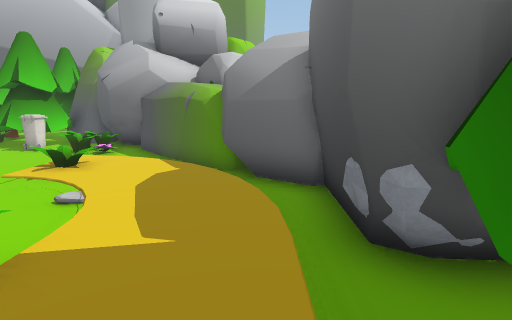
view 1 (above)

24 first-person views from a walk through a 3-D level made in the Unity game engine. The camera is 1.4 m above the floor, tilts 10° down and sees 80° across. The floor is counted in squares, 1 m on a side. Each view is taken from the middle of a square. On the plan, view 1 faces up. The plan holds only what a view shows up to about 14 squares ahead; the rest is blank. The place goes on beyond the plan. The player character is not drawn. Some surface patterns are stand-ins.

view 2
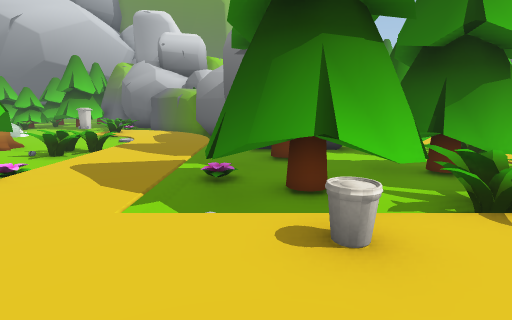

view 3
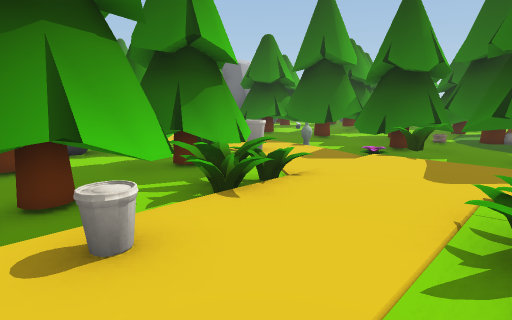

view 4
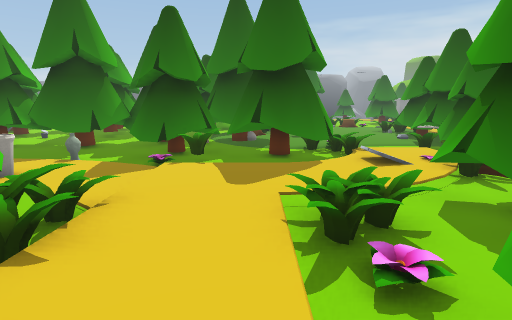

view 5
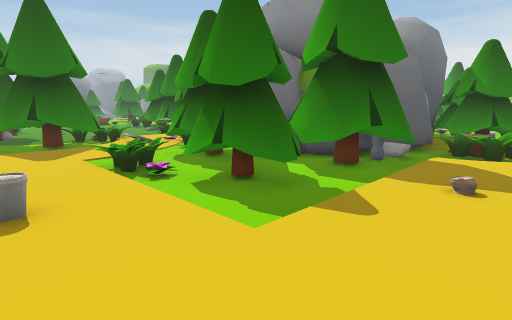

view 6
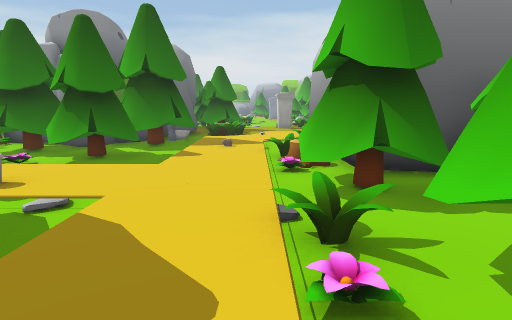

view 7
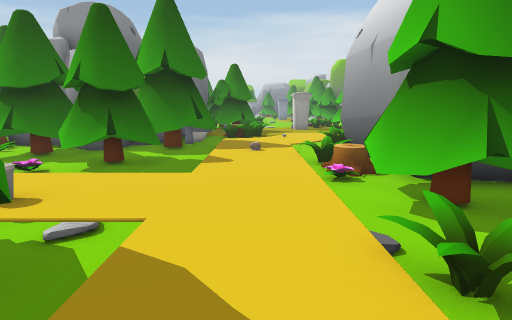

view 8
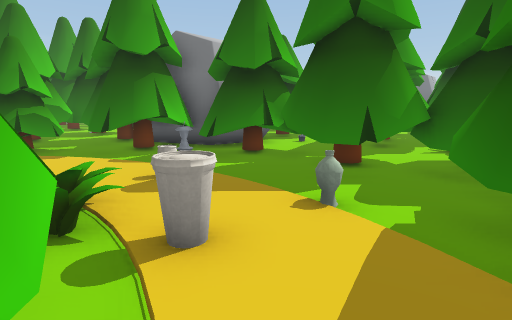

view 9
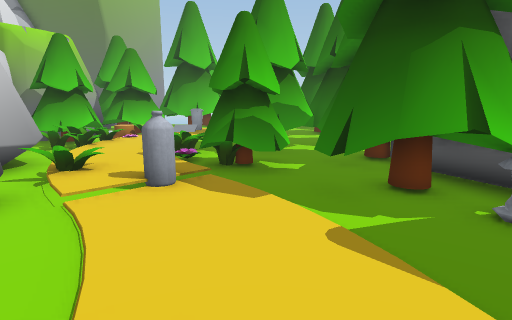

view 10
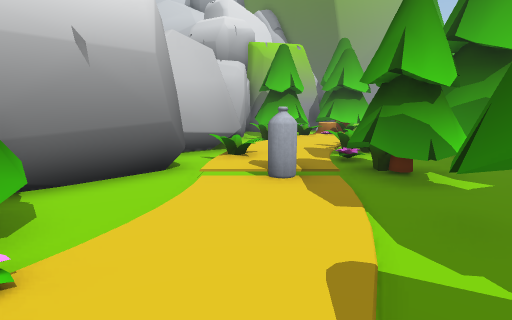

view 11
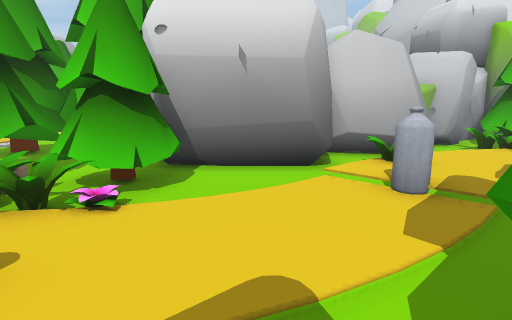

view 12
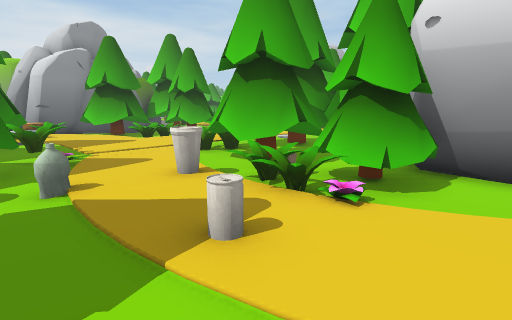

view 13
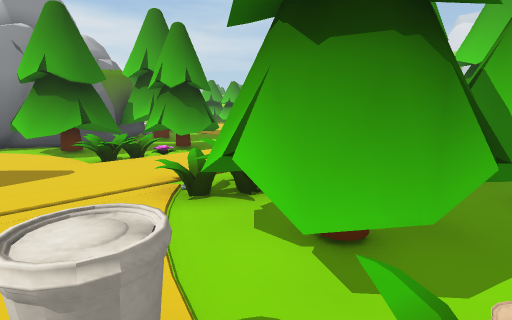

view 14
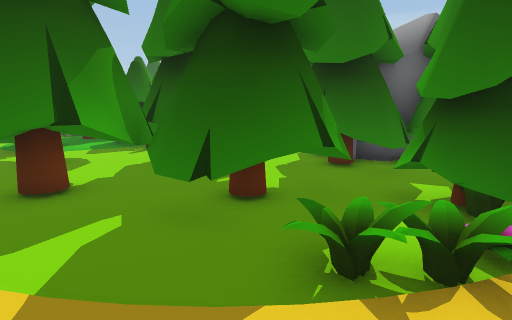

view 15
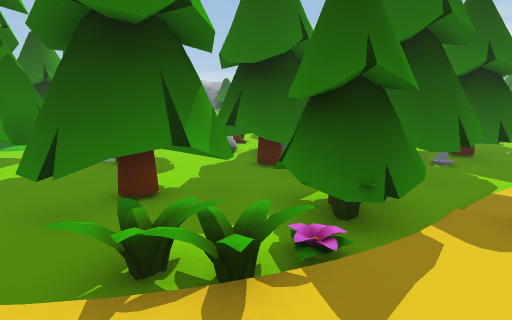

view 16
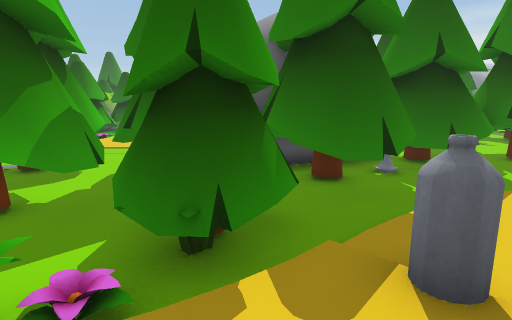

view 17
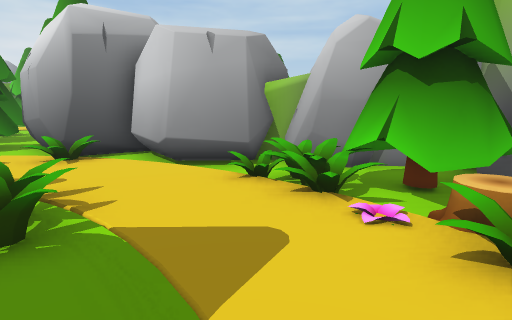

view 18
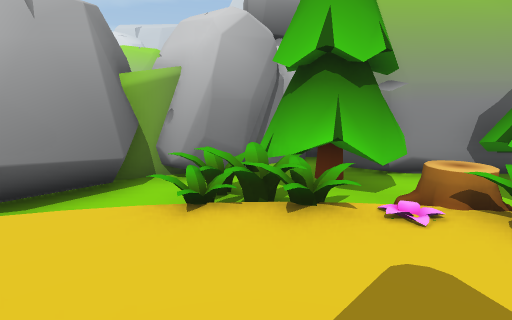

view 19
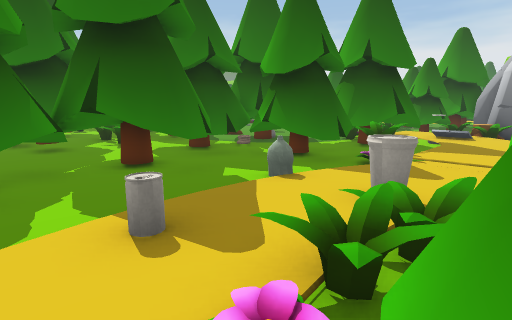

view 20
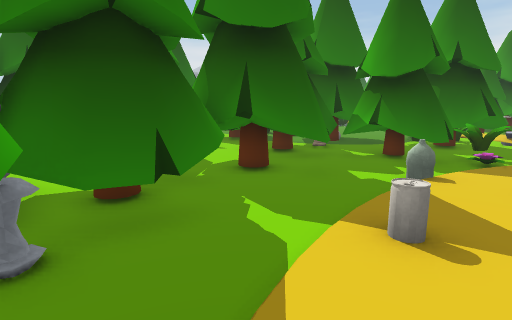

view 21
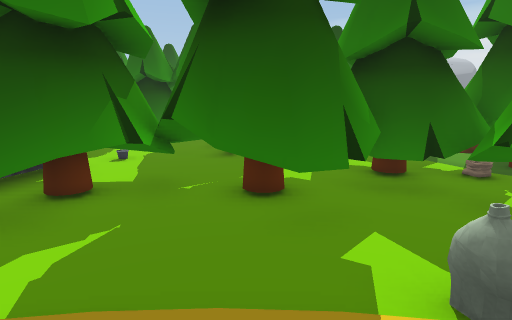

view 22
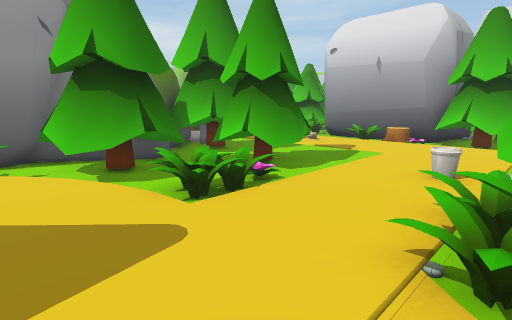

view 23
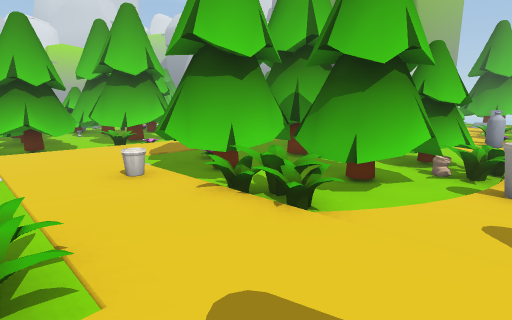

view 24
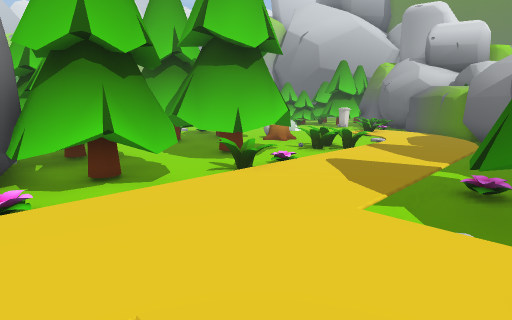

### Floor plan
Key: @ floor where view 1 was taken; # wall or solid block; . main floor; : floor 0.25 m higher than the main floor; / step, stairs or slope; O other object.
Columns run from 10 left of view 1 to 19 right of it. Each row starts with its distance up from view 1.
 16           ##  O: .OOOOOO
 15          ##OOOO:/..OO O  .::
 14  O##     # OOO///.OOOOOOO.::
 13 OOO##    ##OOO::/.OOOOOO O
 12 OOOO##O    #OO///OOOOOOO O OO
 11  .OOO.OO  O#O./:OOOOOOOO
 10  ...OO.O   OOO/::/OOOOOO
  9   .../..O  OOO/:::OOOOOO
  8    ..////OOOOO.O:O/.OOOOOO
  7 OO  .OO::OOOOOOO:O..OOOOOO
  6    ..//:::OO  OO.....OOOO
  5    ..../:::O  OO.......OOO ..
  4     ....:::O  OO......OOOO ..
  3    OO.O/:::OO  OOOO.O..OO  OO
  2    ...OO/::OOOO OOO....OOO OO
  1      OO.:::OOOOOOOO....OOOOOO
  0  OO  OO.::@.OOOOOOOO...OOO .OO
 -1  OOO OOO:::.OOOOOO...O..OOOOOO
 -2  OOOOOOO:::OOOOOOO....OOOOO .
 -3     OO.O:::.OOOOO/...OOOOOO OO
 -4    O OOO:::::O:O/:::OOOO   O.O
 -5 OO OOOOO::::::::::::.OO OOOO
 -6    OOOOO::::::::::::.OOO OO
 -7   OOOOOO:::..O.OO/::OOO
 -8     OOOO:::.OOOOO/::/OO O.
 -9     OOOO:::.OOOOOO::O// O.
-10      OO.///.OO OOOO:O:/O.
-11      OO.:::OOOO#OOOOOO: ...
-12      O /:::OOOO#####O O ...
-13       /:::: OO##  ##.OOOOOO
-14      O:::/..       ##   OO
-15          OO.#
-16          OO##

Positions as (right, up) in squares from view 1, and headings:
1: (0, 0), facing up
2: (2, -7), facing up
3: (2, -7), facing up-right
4: (2, -6), facing right
5: (-2, -4), facing down-right
6: (-2, 1), facing down
7: (-1, 0), facing down
8: (7, -3), facing up-right
9: (9, 2), facing up
10: (11, 3), facing up-left
11: (12, 5), facing left
12: (12, 5), facing down-left
13: (9, 1), facing down-left
14: (4, 13), facing right
15: (4, 11), facing right
16: (5, 9), facing right
17: (7, 16), facing down-left
18: (7, 13), facing left
19: (7, 4), facing down-right
20: (9, 6), facing down-right
21: (9, 1), facing right
22: (9, -3), facing down-left
23: (9, -7), facing up-left
24: (2, -7), facing up-left
